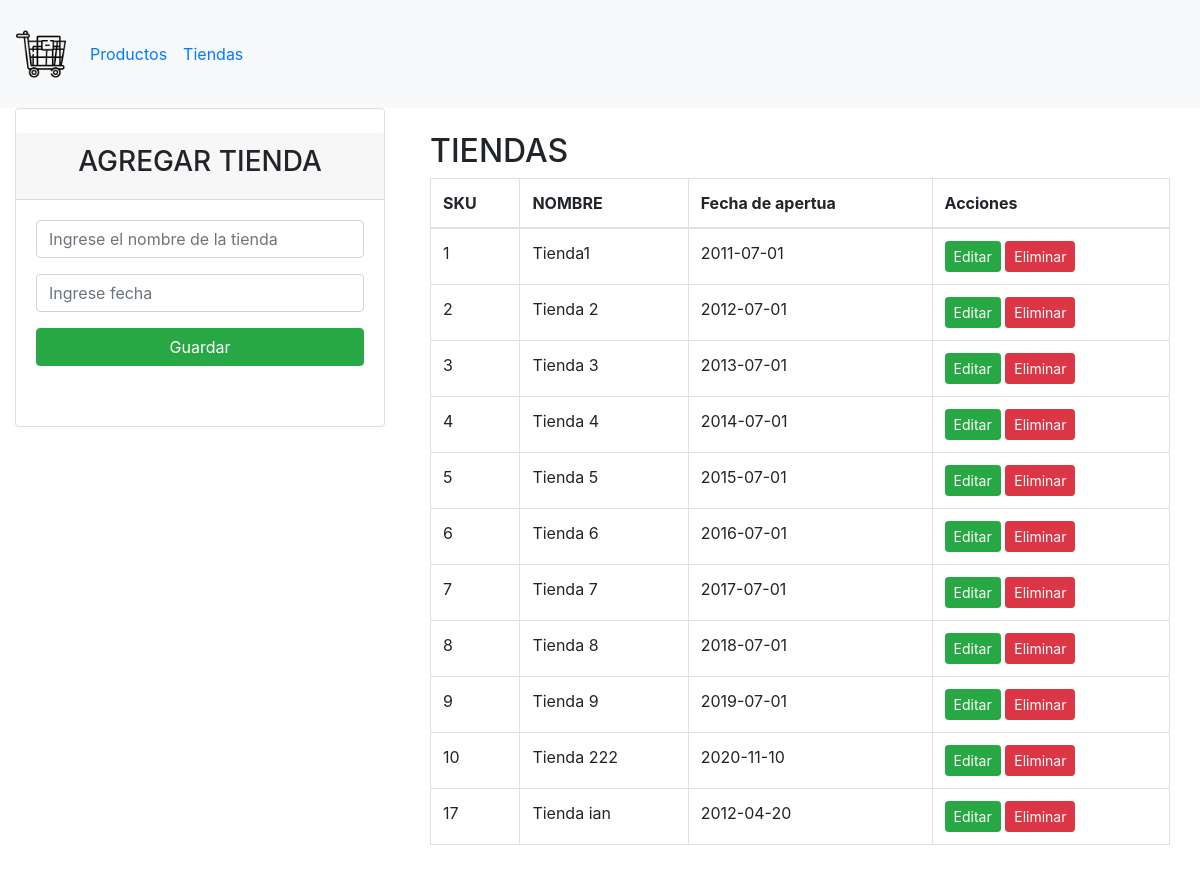
/index.php/ctienda, run on the app's committed database.
### tables this page shows
CREATE TABLE `tienda` (
  `id` int(11) NOT NULL,
  `nombre` varchar(100) NOT NULL,
  `fecha_apertura` date NOT NULL
);

### application/controllers/ctienda.php (called while the page is built, shortened)
<?php
class Ctienda extends CI_Controller {
	function __construct()
    {
        $this->load->model('mtienda');
    }
	public function index()
	{
		$data["tiendas"] = $this->mtienda->consultarTienda();
		$this->load->view('admin/dashboard', $data);
	}
}

### index.php (called while the page is built, shortened)
<?php
require_once BASEPATH.'core/CodeIgniter.php';

### application/models/mtienda.php (called while the page is built, shortened)
<?php
class Mtienda extends CI_Model
{
    public function consultarTienda()
    {
        $this->db->select('*');
        $this->db->from('tienda');
        $res = $this->db->get();
        if ($res->num_rows() > 0) {
            $result = $res->result_array();
            return $result;
        } else {
            return false;
        }
    }
}

### application/views/admin/dashboard.php (the view, shortened to what this page needs)
<!DOCTYPE html>
<html lang="en">
<head>
    <link rel="stylesheet" href="https://cdn.jsdelivr.net/npm/bootstrap@4.5.3/dist/css/bootstrap.min.css">
</head>
<body>
    <nav class="navbar navbar-expand-lg navbar-info bg-light py-4">
        <a class="navbar-brand" href=""><img src="<?php echo base_url(); ?>imagenes/carretilla.png" alt="...."  width="50" height="50"></a>
        <div class="collapse navbar-collapse" id="navbarNav">
            <ul class="navbar-nav">
                <li class="nav-item active">
                    <a class="nav-link" href="<?php echo base_url(); ?>cproducto">Productos<span class="sr-only">(current)<span></a>
                </li>
                <li class="nav-item">
                    <a class="nav-link" href="<?php echo base_url(); ?>ctienda">Tiendas</a>
                </li>
            </ul>
        </div>
    </nav>
    <div class="container-fluid">
        <div class="row">
            <div class="col-md-4">
                <div class="card card-primary card-outline py-4">
                    <div class="card-header text-center">
                        <h3 id="reg">AGREGAR TIENDA</h3>
                    </div>
                    <div class="card-body">
                        <form id="formtienda">
                            <div class="form-group">
                                <input type="text" name="tname" id="tname" class="form-control" placeholder="Ingrese el nombre de la tienda">
                            </div>
                            <div class="form-group">
                                <input type="text" name="tfecha" id="tfecha" class="form-control" onfocus="(this.type='date')" onblur="(this.type='text')" placeholder="Ingrese fecha">
                            </div>
                            <div class="form-group">
                                <button id="btnGuardar" type="button" class="btn btn-success btn-block">Guardar</button>
                            </div>
                        </form>
                    </div>
                </div>
            </div>
            <div class="col-md-8 py-4">
                <section>
                    <div class="container">
                        <h2>TIENDAS</h2>
                        <table class="table table-bordered" id="tblTiendas">
                            <thead>
                                <tr>
                                    <th scope="col">SKU</th>
                                    <th scope="col">NOMBRE</th>
                                    <th scope="col">Fecha de apertua</th>
                                    <th scope="col">Acciones</th>
                                </tr>
                            </thead>
                            <tbody>
                                <?php foreach ($tiendas as $activas) : ?>
                                    <tr>
                                        <td> <?php echo $activas['id'] ?></td>
                                        <td> <?php echo $activas['nombre'] ?></td>
                                        <td> <?php echo $activas['fecha_apertura'] ?></td>
                                        <td>
                                            <button class="btn btn-success btn-sm btn-edt">Editar</button>
                                            <button class="btn btn-danger btn-sm btn-desac">Eliminar</button>
                                        </td>
                                    </tr>
                                <?php endforeach; ?>
                            </tbody>
                        </table>
                    </div>
                </section>
            </div>
        </div>
    </div>
</body>
</html>

### data on the page
tienda: id "1", nombre "Tienda1", fecha_apertura "2011-07-01"
tienda: id "2", nombre "Tienda 2", fecha_apertura "2012-07-01"
tienda: id "3", nombre "Tienda 3", fecha_apertura "2013-07-01"
tienda: id "4", nombre "Tienda 4", fecha_apertura "2014-07-01"
tienda: id "5", nombre "Tienda 5", fecha_apertura "2015-07-01"
tienda: id "6", nombre "Tienda 6", fecha_apertura "2016-07-01"
tienda: id "7", nombre "Tienda 7", fecha_apertura "2017-07-01"
tienda: id "8", nombre "Tienda 8", fecha_apertura "2018-07-01"
tienda: id "9", nombre "Tienda 9", fecha_apertura "2019-07-01"
tienda: id "10", nombre "Tienda 222", fecha_apertura "2020-11-10"
tienda: id "17", nombre "Tienda ian", fecha_apertura "2012-04-20"
